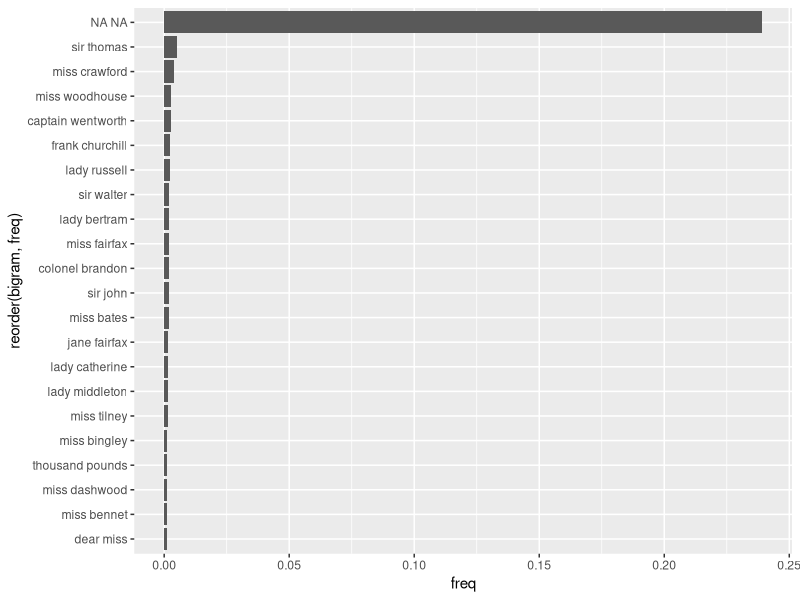

Reproduce this figure in R. (Note: this script raises an error after producing the figure.)
# This program illustrates how to analyze text by modelling the relationship
# between words. The distribution for ngram is nothing but the joint distribution
# of two words (X and Y)

# This program is adapted from Text Mining with R (Silge and Robinson)
# available here at https://www.tidytextmining.com/ngrams.html

library(dplyr)
library(tidytext)
library(janeaustenr)
library(ggplot2)
library(tidyr)


# We will examine pairs of two consecutive words, called "bigrams"
# tokenize the "text" variable with bigram, and save this information
# in a variable called "bigram"

  austen_bigrams <- austen_books() %>%
    unnest_tokens(bigram, text, token = "ngrams", n = 2)
  
  austen_bigrams

# Let's examine what are the most common bigrams

  austen_bigrams %>%
    count(bigram, sort = TRUE)

# Now let's treat each word as X and Y
# The first word as X and the second as Y

  
  bigrams_separated <- austen_bigrams %>%
    separate(bigram, c("word1", "word2"), sep = " ")

# Let's get rid of all the stop words
  bigrams_filtered <- bigrams_separated %>%
    filter(!word1 %in% stop_words$word) %>%
    filter(!word2 %in% stop_words$word)

# new bigram counts:
  bigram_counts <- bigrams_filtered %>% 
    count(word1, word2, sort = TRUE)
  
  bigram_counts

# names (whether first and last or with a salutation) 
# are the most common pairs in Jane Austen books.

# Note that you can reverse the action of splitting words
# with unite()

  bigrams_united <- bigrams_filtered %>%
    unite(bigram, word1, word2, sep = " ")
  
  bigrams_united
  
  # Let's calculate the frequency for each pair of words
  
  joint.dist<-bigrams_united %>% 
    count(bigram, sort = TRUE) %>% 
      mutate(
        freq = n/sum(n)
      )
  
  # We can visualize the joint distribution (just treating two words as one compound word!) as we did last semester
  
  ggplot(joint.dist[joint.dist$freq>=0.001,], mapping = aes(x=reorder(bigram,freq),y=freq)) +
    geom_bar(stat="identity") +
    coord_flip()
  
  # thousand pounds refer to money about a property that they were trying to sell.
  
  
# Let's calculate the probabiity of the first sentence
# View(austen_book())
  
# The family of Dashwood had long been settled in Sussex.  
  
# Let's examine which word is actually a stop word?
  
  sentence <- "The family of Dashwood had long been settled in Sussex"
  
  
  "the" %in% stop_words$word
  "family" %in% stop_words$word
  "of" %in% stop_words$word
  "dashwood" %in% stop_words$word
  "had" %in% stop_words$word
  "been" %in% stop_words$word
  "settled" %in% stop_words$word
  "long" %in% stop_words$word
  "sussex" %in% stop_words$word
  
  # a non-trivial sentence: family dashwood settled sussex
  
  # A non-repetitive solution
  
    # set every word to lower case first
    s.lower <- tolower(sentence)
    
    # split the sentence
    s.split <- strsplit(s.lower, " ")
  
    # unlist it so that it is a vector
    s.split <- unlist(s.split)
  
    # Write a function that repeats the evaluation for us
    # and apply it to every word in the vector
    select<-lapply(s.split, function(word){
        
        word %in% stop_words$word
      
        }
    )
  
    # unlist the list so that it is a logical vector
    select <- unlist(select)
  
    # select out the words
    s.split[select!="TRUE"]

    # The following code won't work    
    bigram_counts %>%
      filter(word1 == "family") %>%
      count(word2, sort = TRUE) %>%
      mutate( 
        freq = n/sum(n)
      )    
    
  
    # note uwing the code, the count variable
    # is renamed to nn
    bigram_counts %>%
      filter(word1 == "family") %>%
      count(word2, sort = TRUE)
        
    bigram_counts %>%
      filter(word1 == "family") %>%
      count(word2, sort = TRUE) %>%
      mutate( 
        freq = nn/sum(nn)
      )    %>%
      filter(word2 == "dashwood")
  
  
    # Correct way
    bigrams_filtered %>%
      filter(word1 == "family") %>%
      count(word2, sort = TRUE) %>%
      mutate( 
        freq = n/sum(n)
      )    %>%
      filter(word2 == "dashwood")  
  
# Suppose that you are interested in predicting a word coming after sir
# You just need to use Bayes classifier with the next word being Y
# Below is a toy novel writer starting with "sir"!
    
  
  bigrams_filtered %>%
    filter(word1 == "sir") %>%
    count(word2, sort = TRUE) %>%
    mutate( 
      freq = n/sum(n)
    ) 
  
  
  bigrams_filtered %>%
    filter(word1 == "thomas") %>%
    count(word2, sort = TRUE) %>%
    mutate( 
      freq = n/sum(n)
    )    
  
  
  bigrams_filtered %>%
    filter(word1 == "bertram") %>%
    count(word2, sort = TRUE) %>%
    mutate( 
      freq = n/sum(n)
    )    
  
  
  bigrams_filtered %>%
    filter(word1 == "agreed") %>%
    count(word2, sort = TRUE) %>%
    mutate( 
      freq = n/sum(n)
    )     
  
# You can certainly create tri-gram data as well
  
  austen_books() %>%
    unnest_tokens(trigram, text, token = "ngrams", n = 3) %>%
    separate(trigram, c("word1", "word2", "word3"), sep = " ") %>%
    filter(!word1 %in% stop_words$word,
           !word2 %in% stop_words$word,
           !word3 %in% stop_words$word) %>%
    count(word1, word2, word3, sort = TRUE)  
  
